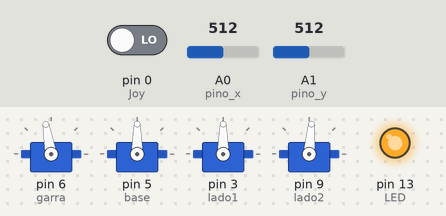
The sketch below on a simulated Arduino Uno, built with avr-gcc and run on an emulated ATmega328P. On the bench: 4 × servo, output pins drawn as LEDs (lit = HIGH). Inputs (shaded band) come from the test bench; at power-on: A0 (pino_x) = 512, A1 (pino_y) = 512, pin 0 (Joy) LOW.

Above: at 1.2 s.
1.3 s: A0 (pino_x) set to 716
At 2.1 s:
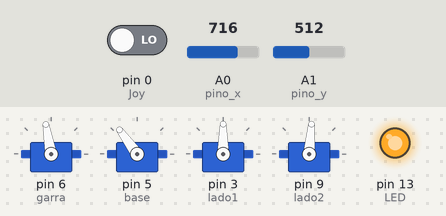
2.8 s: A1 (pino_y) set to 716
At 3.3 s:
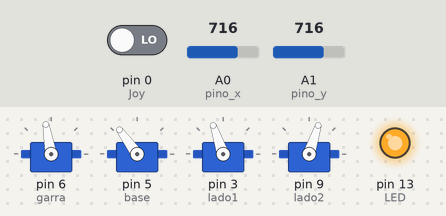
4.3 s: pin 0 (Joy) driven HIGH
At 5.5 s:
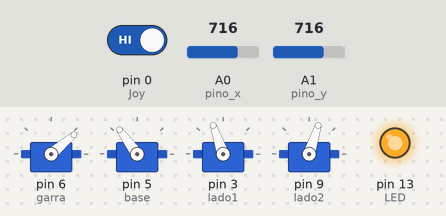
5.8 s: A0 (pino_x) set to 900
At 6.8 s:
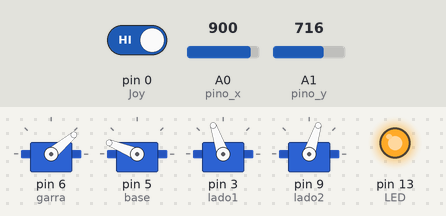
7.3 s: A1 (pino_y) set to 900
At 7.9 s:
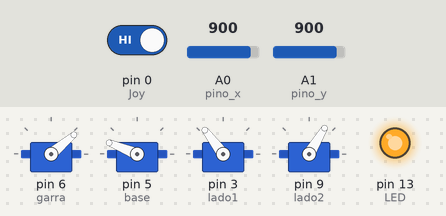
8.8 s: pin 0 (Joy) driven LOW
At 9.1 s:
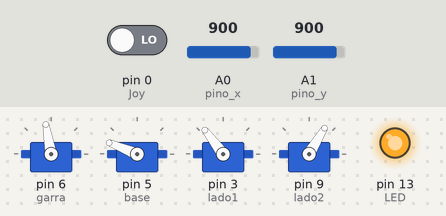
Timing chart, 0 to 11.3 s (numbered marks = the images above; inputs shaded):
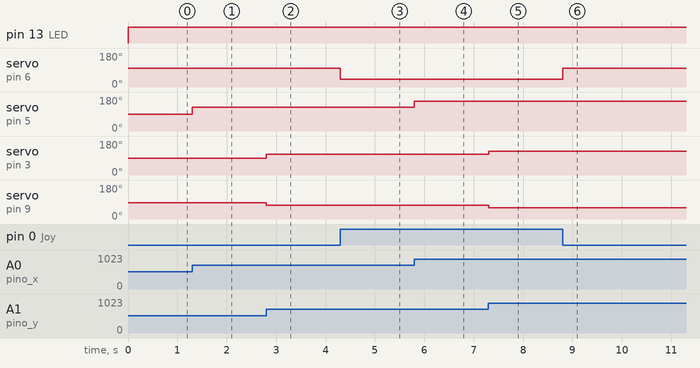

The sketch:

ProjetoGarraAbsoluto.ino
```cpp
#include <Servo.h>

Servo garra;
Servo base;
Servo lado1;
Servo lado2;

int Joy=0; // Declarando a variável do botão do Joystick ligada ao pino 0
int pino_x = A0; //Inicializa o pino analógico ao eixo X do joystick
int pino_y = A1; //Inicializa o pino analógico ao eixo Y do joystick
int val_x = 0; //Armazena o valor lido pelo eixo X do joystick
int val_y = 0; //Armazena o valor lido pelo eixo Y do joystick
int val_y2 = 0; //Armazena o valor lido pelo eixo Y do joystick
int LED=13;
void setup()
{
  // Configurações do Joystick.
  pinMode(Joy, INPUT); //Pino que vai ler quando o joystick for apertado

  // Atenção para os pinos corretos de cada servo motor.
  garra.attach(6);
  base.attach(5);
  lado1.attach(3);
  lado2.attach(9);

  // Declarando que o LED é saída.
  pinMode(LED,OUTPUT);
}

void loop()
{

 digitalWrite(LED,HIGH);

 int aperto = digitalRead(Joy); // Lendo o pino Digital conectado ao botão do Joystick.

 if (aperto == HIGH) // Se a leitura for HIGH (1) com energia, abre a garra.
 {
   garra.write(40);
 }
 else if(aperto == LOW) // Se a leitura for LOW (0) sem energia, fecha a garra.
 {
   garra.write(100);
 }

// Lendo os valores dos eixos X e Y do Joystick e convertendo para valores em graus (1 a 180º).

 val_x = analogRead(pino_x); //Recebe o valor lido pelo eixo X do joystick
 val_x = map(val_x, 0, 1023, 1, 180); //Converte o valor lido para um valor em graus (1 a 180º)
 val_y = analogRead(pino_y); //Recebe o valor lido pelo eixo Y do joystick
 val_y2 = analogRead(pino_y); //Recebe o valor lido pelo eixo Y do joystick
 val_y = map(val_y, 0, 1023, 40, 140); //Converte o valor lido para um valor em graus (1 a 180º)
 val_y2 = map(val_y2, 0, 1023, 120, 50); //Converte o valor lido para um valor em graus (1 a 180º)

 base.write(val_x);
 lado1.write(val_y);
 lado2.write(val_y2);
}
```

Measured:
- after the input at 1.3 s, servo on pin 5 (base): 90° → 126° at once
- after the input at 2.8 s, servo on pin 3 (lado1): 90° → 109° at once; servo on pin 9 (lado2): 85° → 72° at once
- after the input at 4.3 s, servo on pin 6 (garra): 100° → 40° at once
- after the input at 5.8 s, servo on pin 5 (base): 126° → 158° at once
- after the input at 7.3 s, servo on pin 3 (lado1): 109° → 127° at once; servo on pin 9 (lado2): 72° → 59° at once
- after the input at 8.8 s, servo on pin 6 (garra): 40° → 100° at once
